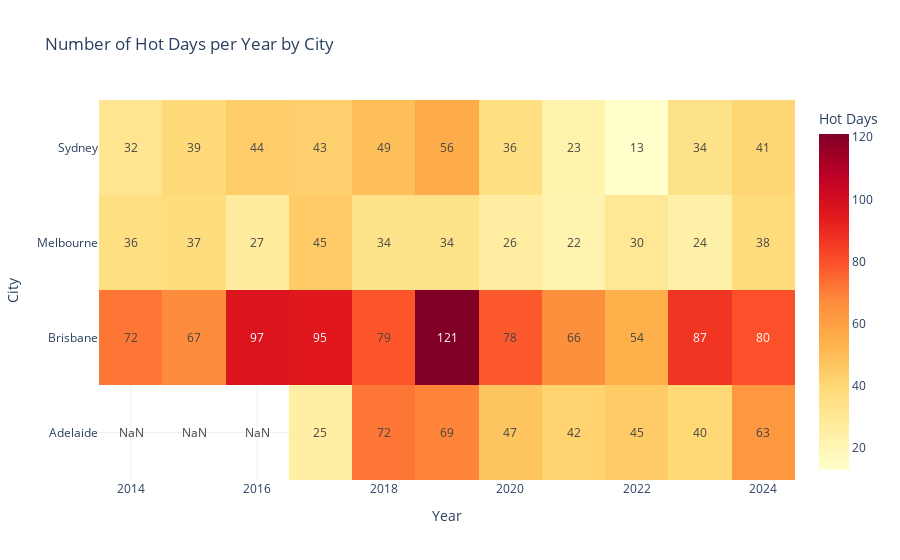

Notebook code cell kept with this figure:
### Code cell
import plotly.graph_objects as go

# Transform data into a format suitable for heatmap: city as rows, year as columns
pivot = hot_days_per_year[(hot_days_per_year['year'] >= 2014) & (hot_days_per_year['year'] <= 2024)].pivot(index='city', columns='year', values='hot_day_count')

# Create heatmap
fig = go.Figure(data=go.Heatmap(
    z=pivot.values,
    x=pivot.columns,
    y=pivot.index,
    colorscale='YlOrRd',
    colorbar=dict(title="Hot Days"),
    zmin=0,  # Optional: Set minimum value for color scale
    text=pivot.values,  # Add text for each cell
    texttemplate="%{text:.0f}"  # Format text as integers
))

# Update layout
fig.update_layout(
    title="Number of Hot Days per Year by City",
    xaxis_title="Year",
    yaxis_title="City",
    template="plotly_white"
)

# Show the heatmap
fig.show()

### Figure 1 — Plotly figure (JSON) as saved in the notebook; plotly's stock layout.template omitted (floating-point values rounded to 4 significant figures)
{"data": [{"colorbar": {"title": {"text": "Hot Days"}}, "colorscale": [[0, "rgb(255,255,204)"], [0.125, "rgb(255,237,160)"], [0.25, "rgb(254,217,118)"], [0.375, "rgb(254,178,76)"], [0.5, "rgb(253,141,60)"], [0.625, "rgb(252,78,42)"], [0.75, "rgb(227,26,28)"], [0.875, "rgb(189,0,38)"], [1, "rgb(128,0,38)"]], "text": [[NaN, NaN, NaN, 25.0, 72.0, 69.0, 47.0, 42.0, 45.0, 40.0, 63.0], [72.0, 67.0, 97.0, 95.0, 79.0, 121.0, 78.0, 66.0, 54.0, 87.0, 80.0], [36.0, 37.0, 27.0, 45.0, 34.0, 34.0, 26.0, 22.0, 30.0, 24.0, 38.0], [32.0, 39.0, 44.0, 43.0, 49.0, 56.0, 36.0, 23.0, 13.0, 34.0, 41.0]], "texttemplate": "%{text:.0f}", "type": "heatmap", "x": [2014, 2015, 2016, 2017, 2018, 2019, 2020, 2021, 2022, 2023, 2024], "y": ["Adelaide", "Brisbane", "Melbourne", "Sydney"], "z": [[NaN, NaN, NaN, 25.0, 72.0, 69.0, 47.0, 42.0, 45.0, 40.0, 63.0], [72.0, 67.0, 97.0, 95.0, 79.0, 121.0, 78.0, 66.0, 54.0, 87.0, 80.0], [36.0, 37.0, 27.0, 45.0, 34.0, 34.0, 26.0, 22.0, 30.0, 24.0, 38.0], [32.0, 39.0, 44.0, 43.0, 49.0, 56.0, 36.0, 23.0, 13.0, 34.0, 41.0]], "zmin": 0}], "layout": {"title": {"text": "Number of Hot Days per Year by City"}, "xaxis": {"title": {"text": "Year"}}, "yaxis": {"title": {"text": "City"}}}}
